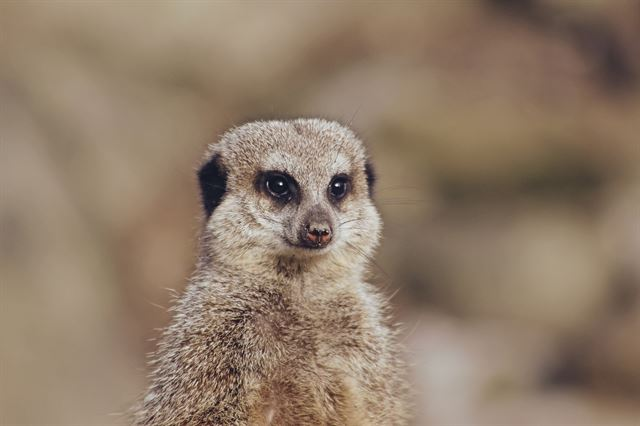
#> input picture animal.jpg, 640 x 426 px
$ jupyter execute --allow-errors holo.ipynb
#> lines starting #> are read from the running program, lines starting #| are printed output that depends on the picture
<h3> Auto Scaling makes dx0=dx1 : note that ASM for fresnel diffraction does not literally mean it's some kind of Fourier transforming - hence frequency space, etc. The point is that, accidentally mathematical formulas between exact Fresnel and angular spectrum Fresnel coincided, and by that, we can numerically calculate the diffraction much more efficiently </h3>

\begin{gather*}

(1)\  analytic form \\
U(x_1,y_1;z) = \frac{1}{i \lambda z}exp(i \frac{2\pi}{\lambda}z) exp(i \frac{\pi}{\lambda z} (x_1^2 + y_1^2)) \\
\times \int dx_0 dy_0 U(x_0,y_0;0) exp(i \frac{\pi}{\lambda z} (x_0^2 + y_0^2)) exp(-i \frac{2 \pi}{\lambda z} (x_0 x_1 + y_0 y_1)) \\
= A(x_1,y_1;z) \times \mathcal{F} [u,v] |_{u=\frac{x_1}{\lambda z}, v=\frac{y_1}{\lambda z}} \\
\\

(2)\  discrete form \\
x_0 \rightarrow x_{0m} \equiv (dx_0) \times (m-\frac{M}{2}) \\
y_0 \rightarrow y_{0n} \equiv (dy_0) \times (n-\frac{N}{2}) \\
\downarrow \\
x_1 \rightarrow x_{1p} \equiv (dx_1) \times (p-\frac{M}{2}) \\
y_1 \rightarrow y_{1q} \equiv (dy_1) \times (q-\frac{N}{2}) \\

\Downarrow \\

U(x_{1p}, y_{1q} ;z) = A(x_{1p}, y_{q1} ;z) \times \mathcal{F} [u_p,v_q] |_{u_p=\frac{x_{1p}}{\lambda z}, v_q=\frac{y_{1q}}{\lambda z}} \\

\end{gather*}

\begin{gather*}

with\ substition, \\
x_{1p} \rightarrow u_p \lambda z \\
y_{1q} \rightarrow v_q \lambda z \\
where \\
u_p=\frac{1}{M dx_0} (p-\frac{M}{2}) \ \ and \ \  v_q=\frac{1}{N dy_0} (q-\frac{N}{2}) \\
\downarrow \\
x_{1p} = \frac{\lambda z}{M dx_0} (p-\frac{M}{2}) \ \ and \ \  y_{1q}=\frac{\lambda z}{N dy_0} (q-\frac{N}{2}) \\

\Downarrow \\

U(\frac{\lambda z}{M dx_0} (p-\frac{M}{2}), \frac{\lambda z}{N dy_0} (q-\frac{N}{2}) ;z) \\
= \\
 A(\frac{\lambda z}{M dx_0} (p-\frac{M}{2}), \frac{\lambda z}{N dy_0} (q-\frac{N}{2}) ;z) \times \mathcal{F} [p,q]\\

\end{gather*}

\begin{gather*}

(*)\ auto\ scaling \\
\Delta x_0 \equiv \sqrt{\lambda z M} \ \ and \ \ \Delta y_0 \equiv \sqrt{\lambda z N} \\
\downarrow \\
dx_0 \equiv \sqrt{\frac{\lambda z}{M}} \ \ and \ \ dy_0 \equiv \sqrt{\frac{\lambda z} {N}} \\
\Downarrow \\
dx_1 \equiv u \lambda z = \sqrt{\frac{\lambda z}{M}} \ \ and \ \ dy_1 \equiv v \lambda z = \sqrt{\frac{\lambda z} {N}}
\\
\Downarrow \\
hence, \\
dx_0 = dx_1 \ \ and \ \ dy_0 = dy_1 \\
x_0[m] = x_1[m] \ \ and \ \ y_0[n] = y_1[n]
\end{gather*}

<h3> both satisfying image and sampling conditions </h3>

<h3>
note : already, F[u_p, v_q] = F[p, q] by FFT algorithm
</h3>

[cell 1]
from PIL import Image
import numpy as np
import matplotlib.pyplot as plt
import wave, propagator, utils
import cv2

m = 1
cm = 1e-2
mm = 1e-3
um = 1e-6
nm = 1e-9

[cell 2]
a = np.zeros((1024, 1024))
x = np.arange(-512, 512)
y = np.arange(-512, 512)
X, Y = np.meshgrid(x, y)
a[X**2+Y**2<=400] = 1
plt.imshow(a)
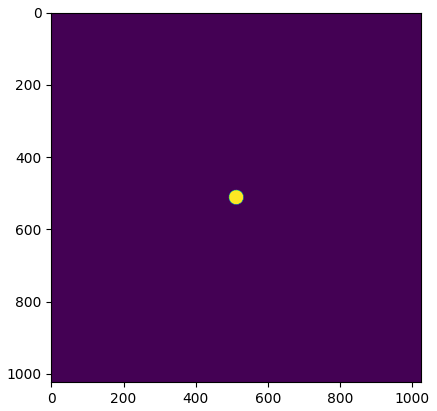
#> figure drawn by matplotlib, 1 panel

#> (a cell that did not finish here is left out)

[cell 4]
# prepare an image
a = Image.open('animal.jpg').convert('L')
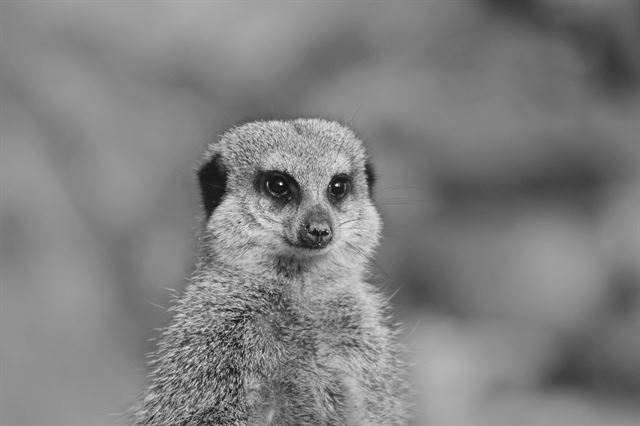
#> a: PIL image 640x426 L; min 7, max 254, mean 127.7
a = np.array(a)
#> (the rest of this cell did not finish here and is left out)

[cell 5]
plt.imshow(a)

[cell 6]
source = a.copy()
lam = 633*nm
z0 = 1*m
N = source.shape[0]
#> N = 426
source_res = 30*um
theta = np.pi/5

#> (the rest of this cell did not finish here and is left out)

$ run again, with cat.jpg copied over animal.jpg
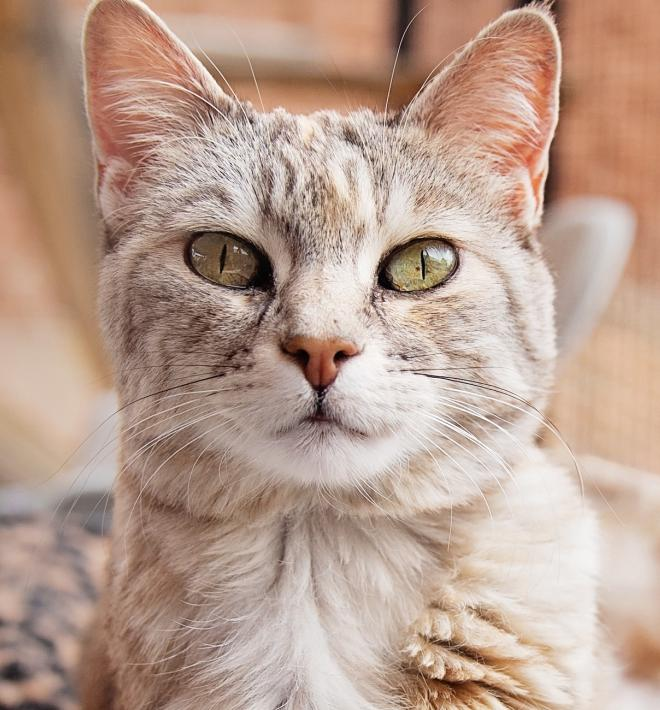
#> input picture cat.jpg, 660 x 710 px
#> `a = Image.open('animal.jpg').convert('L')`:
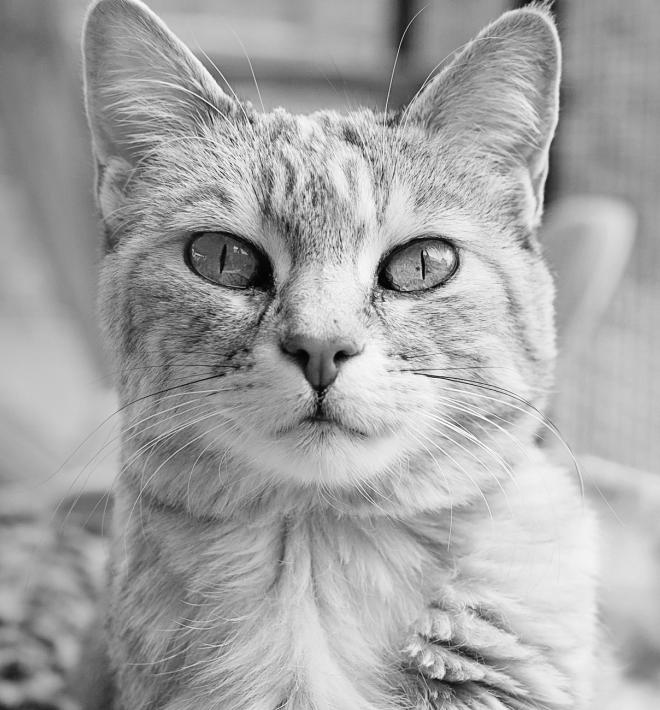
#> a: PIL image 660x710 L; min 0, max 254, mean 165
